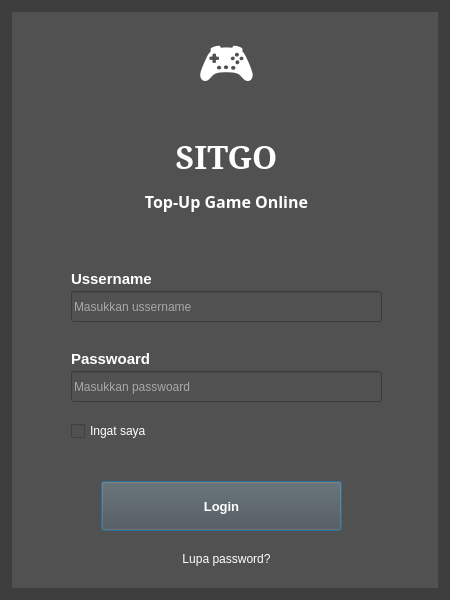
<?xml version="1.0" encoding="UTF-8"?>
<ui version="4.0">
 <class>dialogLogin</class>
 <widget class="QDialog" name="dialogLogin">
  <property name="geometry">
   <rect>
    <x>0</x>
    <y>0</y>
    <width>450</width>
    <height>600</height>
   </rect>
  </property>
  <property name="windowTitle">
   <string>SITGO - Login</string>
  </property>
  <property name="styleSheet">
   <string notr="true">background-color: rgb(81, 81, 81);
background-color: rgb(50, 50, 50);
background-color: rgb(62, 62, 62);</string>
  </property>
  <layout class="QVBoxLayout" name="verticalLayout">
   <item>
    <widget class="QFrame" name="cardLogin">
     <property name="styleSheet">
      <string notr="true">background-color: rgb(81, 81, 81);</string>
     </property>
     <property name="frameShape">
      <enum>QFrame::StyledPanel</enum>
     </property>
     <property name="frameShadow">
      <enum>QFrame::Plain</enum>
     </property>
     <widget class="QLabel" name="lblLogo">
      <property name="geometry">
       <rect>
        <x>170</x>
        <y>20</y>
        <width>91</width>
        <height>81</height>
       </rect>
      </property>
      <property name="font">
       <font>
        <pointsize>40</pointsize>
       </font>
      </property>
      <property name="styleSheet">
       <string notr="true">color: rgb(255, 255, 255);</string>
      </property>
      <property name="text">
       <string>🎮</string>
      </property>
      <property name="alignment">
       <set>Qt::AlignCenter</set>
      </property>
     </widget>
     <widget class="QLabel" name="lblAppName">
      <property name="geometry">
       <rect>
        <x>150</x>
        <y>110</y>
        <width>131</width>
        <height>71</height>
       </rect>
      </property>
      <property name="font">
       <font>
        <family>SimSun</family>
        <pointsize>24</pointsize>
        <weight>75</weight>
        <bold>true</bold>
       </font>
      </property>
      <property name="styleSheet">
       <string notr="true">color: rgb(255, 255, 255);</string>
      </property>
      <property name="text">
       <string>SITGO</string>
      </property>
      <property name="alignment">
       <set>Qt::AlignCenter</set>
      </property>
     </widget>
     <widget class="QLabel" name="lblSubtitle">
      <property name="geometry">
       <rect>
        <x>100</x>
        <y>180</y>
        <width>231</width>
        <height>21</height>
       </rect>
      </property>
      <property name="font">
       <font>
        <family>Perpetua Titling MT</family>
        <pointsize>12</pointsize>
        <weight>75</weight>
        <bold>true</bold>
       </font>
      </property>
      <property name="styleSheet">
       <string notr="true">color: rgb(255, 255, 255);</string>
      </property>
      <property name="text">
       <string>Top-Up Game Online</string>
      </property>
      <property name="alignment">
       <set>Qt::AlignCenter</set>
      </property>
     </widget>
     <widget class="QLabel" name="lblUsername">
      <property name="geometry">
       <rect>
        <x>60</x>
        <y>260</y>
        <width>121</width>
        <height>16</height>
       </rect>
      </property>
      <property name="font">
       <font>
        <pointsize>11</pointsize>
        <weight>75</weight>
        <bold>true</bold>
       </font>
      </property>
      <property name="styleSheet">
       <string notr="true">color: rgb(255, 255, 255);</string>
      </property>
      <property name="text">
       <string>Ussername</string>
      </property>
     </widget>
     <widget class="QLineEdit" name="txtUsername">
      <property name="geometry">
       <rect>
        <x>60</x>
        <y>280</y>
        <width>311</width>
        <height>31</height>
       </rect>
      </property>
      <property name="styleSheet">
       <string notr="true">color: rgb(255, 255, 255);</string>
      </property>
      <property name="placeholderText">
       <string>Masukkan ussername</string>
      </property>
     </widget>
     <widget class="QLabel" name="lblPassword">
      <property name="geometry">
       <rect>
        <x>60</x>
        <y>340</y>
        <width>121</width>
        <height>16</height>
       </rect>
      </property>
      <property name="font">
       <font>
        <pointsize>11</pointsize>
        <weight>75</weight>
        <bold>true</bold>
       </font>
      </property>
      <property name="styleSheet">
       <string notr="true">color: rgb(255, 255, 255);</string>
      </property>
      <property name="text">
       <string>Passwoard</string>
      </property>
     </widget>
     <widget class="QLineEdit" name="txtUsername_2">
      <property name="geometry">
       <rect>
        <x>60</x>
        <y>360</y>
        <width>311</width>
        <height>31</height>
       </rect>
      </property>
      <property name="styleSheet">
       <string notr="true">color: rgb(255, 255, 255);</string>
      </property>
      <property name="echoMode">
       <enum>QLineEdit::Password</enum>
      </property>
      <property name="placeholderText">
       <string>Masukkan passwoard</string>
      </property>
     </widget>
     <widget class="QCheckBox" name="chkRememberMe">
      <property name="geometry">
       <rect>
        <x>60</x>
        <y>410</y>
        <width>91</width>
        <height>20</height>
       </rect>
      </property>
      <property name="styleSheet">
       <string notr="true">color: rgb(255, 255, 255);</string>
      </property>
      <property name="text">
       <string>Ingat saya</string>
      </property>
     </widget>
     <widget class="QPushButton" name="btnLogin">
      <property name="geometry">
       <rect>
        <x>90</x>
        <y>470</y>
        <width>241</width>
        <height>50</height>
       </rect>
      </property>
      <property name="minimumSize">
       <size>
        <width>0</width>
        <height>50</height>
       </size>
      </property>
      <property name="font">
       <font>
        <pointsize>10</pointsize>
        <weight>75</weight>
        <bold>true</bold>
       </font>
      </property>
      <property name="cursor">
       <cursorShape>PointingHandCursor</cursorShape>
      </property>
      <property name="styleSheet">
       <string notr="true">color: rgb(255, 255, 255);</string>
      </property>
      <property name="text">
       <string>Login</string>
      </property>
     </widget>
     <widget class="QLabel" name="lblLupaPassword">
      <property name="geometry">
       <rect>
        <x>140</x>
        <y>540</y>
        <width>151</width>
        <height>16</height>
       </rect>
      </property>
      <property name="cursor">
       <cursorShape>PointingHandCursor</cursorShape>
      </property>
      <property name="styleSheet">
       <string notr="true">color: rgb(255, 255, 255);</string>
      </property>
      <property name="text">
       <string>Lupa password?</string>
      </property>
      <property name="alignment">
       <set>Qt::AlignCenter</set>
      </property>
     </widget>
    </widget>
   </item>
  </layout>
 </widget>
 <resources/>
 <connections/>
</ui>
